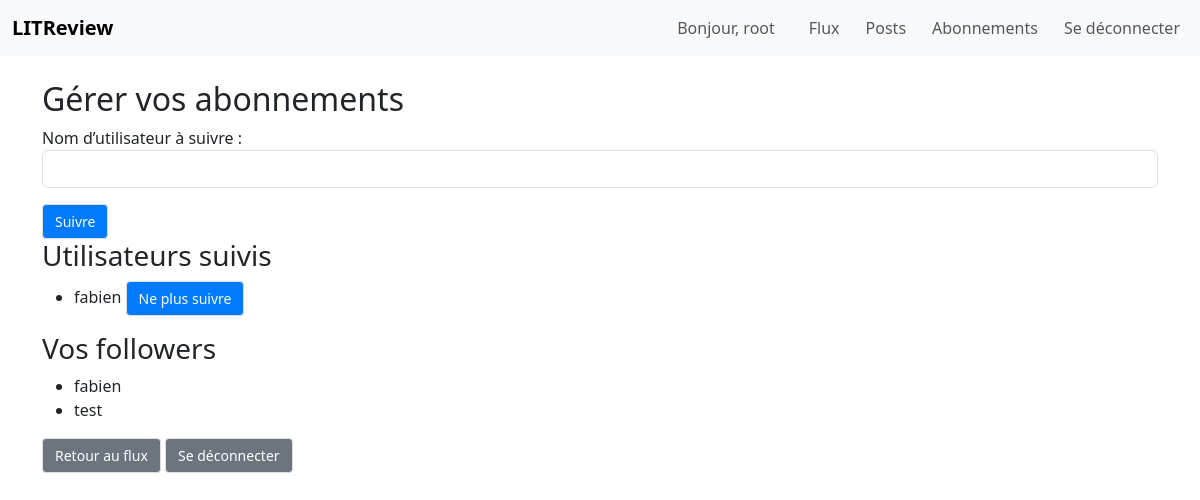
Before: /follow/ (signed in) with the older database file.
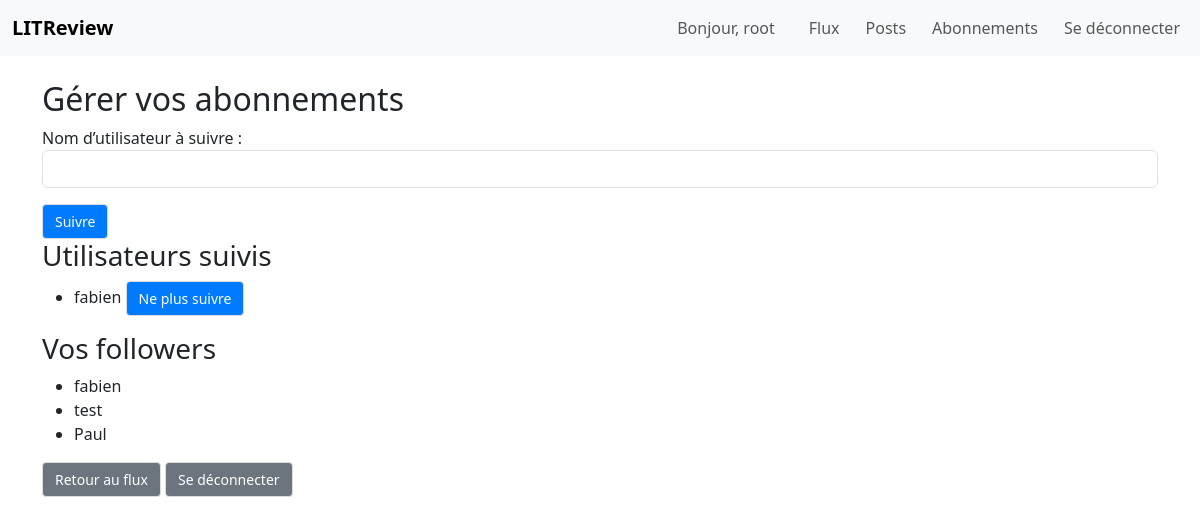
After: the same page with the newer database file.
### authentification/models.py (models this page shows, shortened)
class CustomUser(AbstractUser):
    bio = models.TextField(max_length=500, blank=True)
    following = models.ManyToManyField(
        'self',
        symmetrical=False,
        related_name='followers',
        blank=True
    )

### authentification/views.py (the view)
# urls.py: path('follow/', views.follow_user, name='follow-user'),
@login_required
def follow_user(request):
    User = get_user_model()
    if request.method == "POST":
        form = FollowUserForm(request.POST)
        if form.is_valid():
            username = form.cleaned_data["username"]
            try:
                user_to_follow = User.objects.get(username=username)
                if user_to_follow == request.user:
                    messages.error(
                        request,
                        "Vous ne pouvez pas vous suivre vous-même."
                    )
                elif user_to_follow in request.user.following.all():
                    messages.error(request, f"Vous suivez déjà {username}.")
                else:
                    request.user.following.add(user_to_follow)
                    messages.success(
                        request,
                        f"Vous suivez maintenant {username}."
                    )
            except User.DoesNotExist:
                messages.error(request, "Cet utilisateur n'existe pas.")
            return redirect("authentification:follow-user")
    else:
        form = FollowUserForm()
    following = request.user.following.all()
    followers = request.user.followers.all()
    return render(request, "authentification/follow_user.html", {
        "form": form,
        "following": following,
        "followers": followers
    })

### authentification/forms.py
class FollowUserForm(forms.Form):
    username = forms.CharField(
        max_length=150,
        label='Nom d’utilisateur à suivre',
        widget=forms.TextInput(attrs={
            'class': 'form-control',
            'aria-label': 'Nom d’utilisateur à suivre'
        })
    )

### authentification/templates/authentification/follow_user.html (shortened to what this page needs)
{% extends 'base.html' %}
{% block content %}
    <h2>Gérer vos abonnements</h2>
    <form method="post" aria-label="Suivre un utilisateur">
        {{ form.as_p }}
        <button type="submit" class="btn btn-primary">Suivre</button>
    </form>
    <h3>Utilisateurs suivis</h3>
    {% if following %}
        <ul>
            {% for user in following %}
                <li>
                    {{ user.username }}
                    <a href="{% url 'authentification:unfollow-user' user.id %}" class="btn btn-danger btn-sm">Ne plus suivre</a>
                </li>
            {% endfor %}
        </ul>
    {% else %}
        <p>Vous ne suivez aucun utilisateur.</p>
    {% endif %}
    <h3>Vos followers</h3>
    {% if followers %}
        <ul>
            {% for user in followers %}
                <li>{{ user.username }}</li>
            {% endfor %}
        </ul>
    {% else %}
        <p>Personne ne vous suit pour le moment.</p>
    {% endif %}
    <a href="{% url 'reviews:feed' %}" class="btn btn-secondary">Retour au flux</a>
    <a href="{% url 'authentification:logout' %}" class="btn btn-secondary">Se déconnecter</a>
{% endblock %}

### templates/base.html (shortened to what this page needs)
{% load static %}
<!DOCTYPE html>
<html lang="fr">
<head>
    <link href="https://cdn.jsdelivr.net/npm/bootstrap@5.3.0/dist/css/bootstrap.min.css" rel="stylesheet">
    <link href="{% static 'css/styles.css' %}" rel="stylesheet">
</head>
<body>
    <nav class="navbar navbar-expand-lg navbar-light bg-light">
        <div class="container-fluid">
            <a class="navbar-brand" href="{% url 'reviews:feed' %}">LITReview</a>
            <div class="navbar-nav ms-auto">
                {% if user.is_authenticated %}
                    <span class="navbar-text me-3">Bonjour, {{ user.username }}</span>
                    <a class="nav-link" href="{% url 'reviews:feed' %}">Flux</a>
                    <a class="nav-link" href="{% url 'reviews:posts' %}">Posts</a>
                    <a class="nav-link" href="{% url 'authentification:follow-user' %}">Abonnements</a>
                    <a class="nav-link" href="{% url 'authentification:logout' %}">Se déconnecter</a>
                {% else %}
                    <a class="nav-link" href="{% url 'authentification:login' %}">Se connecter</a>
                    <a class="nav-link" href="{% url 'authentification:register' %}">S'inscrire</a>
                {% endif %}
            </div>
        </div>
    </nav>
    <div class="container mt-4">
        {% block content %}
        {% endblock %}
    </div>
</body>
</html>

### static/css/styles.css (style rules this page uses)
.navbar { margin-bottom: 20px; }
.navbar-brand { font-weight: bold; }
.navbar-text { font-size: 16px; }
.nav-link { margin-left: 10px; }
.btn { display: inline-block; padding: 6px 12px; margin-bottom: 0; font-size: 14px; font-weight: 400; text-align: center; white-space: nowrap; vertical-align: middle; cursor: pointer; border: 1px solid #ddd; border-radius: 4px; background-color: #007bff; color: #fff; }
.btn-secondary { background-color: #6c757d; }

Changed rows visible on the page:
added CustomUser: username "Paul", shown under "Vos followers"
